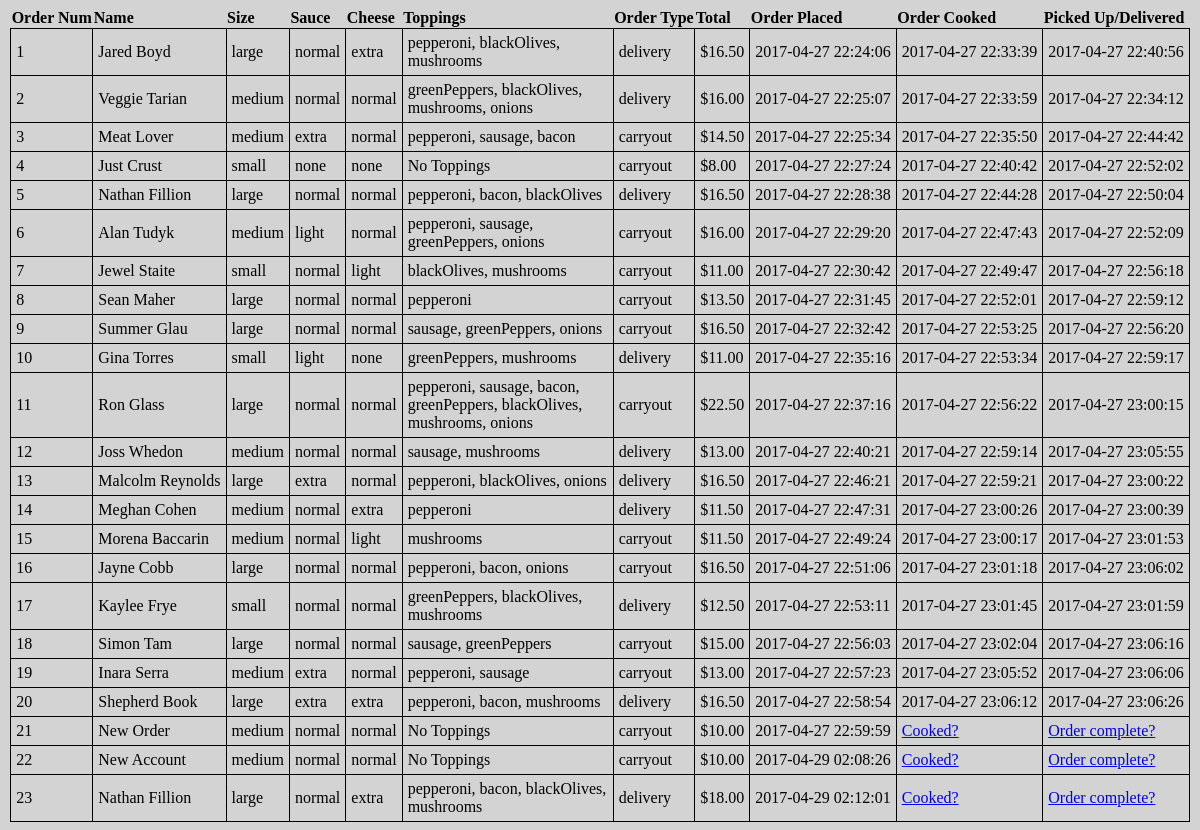
Page /displayOrders.php on the earlier database version.
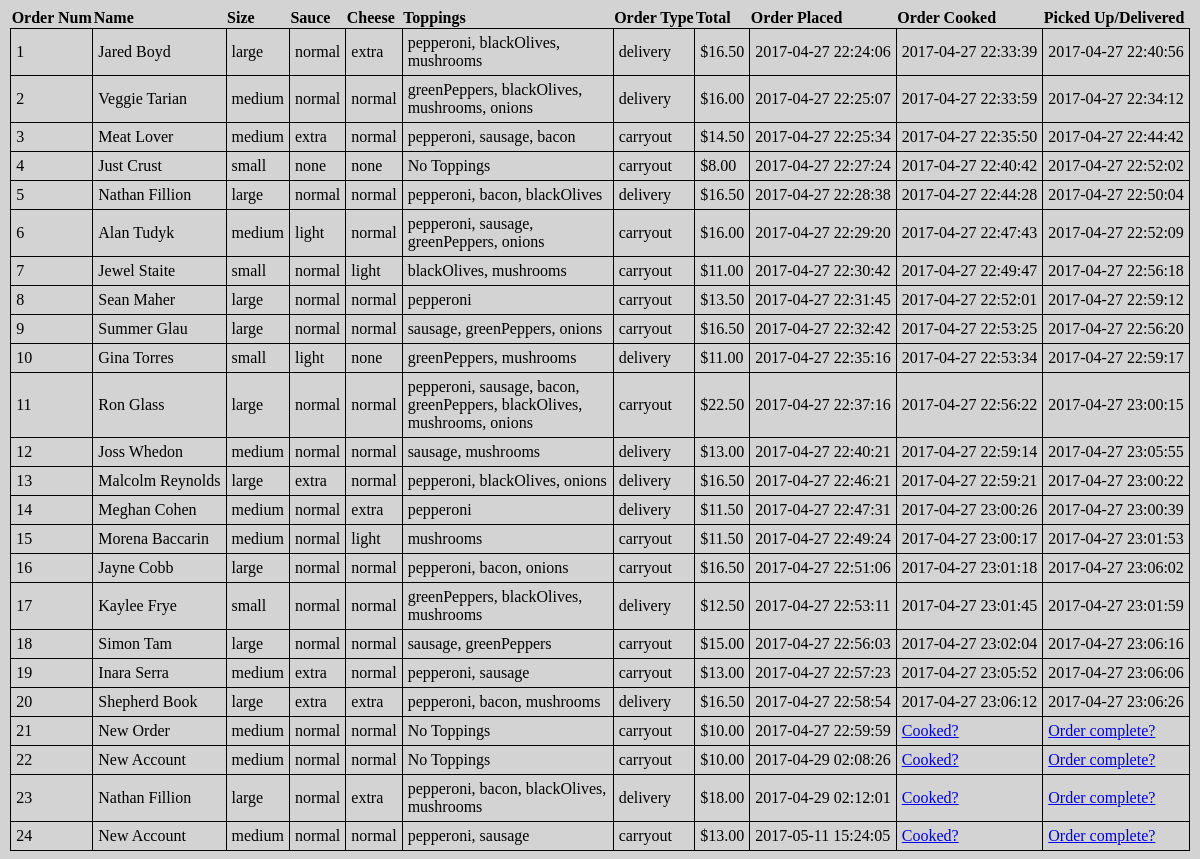
Same page on the later database version.
### tables this page shows
CREATE TABLE `orders` (
  `oid` int(11) NOT NULL,
  `fName` varchar(30) NOT NULL,
  `lName` varchar(40) NOT NULL,
  `size` char(6) NOT NULL,
  `sauce` varchar(10) NOT NULL,
  `cheese` varchar(10) NOT NULL,
  `toppings` varchar(100) NOT NULL,
  `orderType` varchar(10) NOT NULL,
  `total` float DEFAULT NULL,
  `placementDatetime` datetime DEFAULT CURRENT_TIMESTAMP,
  `cookedDatetime` datetime DEFAULT NULL,
  `pickupDeliveryDatetime` datetime DEFAULT NULL
);

### displayOrders.php (the view, shortened to what this page needs)
<!DOCTYPE html>
<html>
	<head>
		<link rel="stylesheet" type="text/css" href="displayOrders.css"/>
	</head>
	<body>
<?php
include 'dbconnection.php';
$q = "SELECT * FROM orders WHERE 1";
$r = mysqli_query($dbc, $q);
?>
<div id="ordersTable">
<table>
	<tr class="header">
		<th align="left">Order Num</th>
		<th align="left">Name</th>
		<th align="left">Size</th>
		<th align="left">Sauce</th>
		<th align="left">Cheese</th>
		<th align="left">Toppings</th>
		<th align="left">Order Type</th>
		<th align="left">Total</th>
		<th align="left">Order Placed</th>
		<th align="left">Order Cooked</th>
		<th align="left">Picked Up/Delivered</th>
	</tr>
<?php
	if ($r) {
		while ($row = mysqli_fetch_array($r)) {
			echo '
				<tr>
					<td>'. $row["oid"] . '</td>
					<td>'. $row["fName"] . ' ' . $row["lName"] .'</td>
					<td>'. $row["size"] .'</td>
					<td>'. $row["sauce"] .'</td>
					<td>'. $row["cheese"] .'</td>
					<td>'. $row["toppings"] .'</td>
					<td>'. $row["orderType"] .'</td>
					<td>$'. number_format((float)$row["total"], 2, '.', '') .'</td>
					<td>'. $row["placementDatetime"] .'</td>';
					if($row["cookedDatetime"] != null) {
						echo '<td>'. $row["cookedDatetime"] . '</td>';
					} else {
						echo '<td><a href="orderCooked.php?oid=' . $row["oid"] . '">Cooked?</a></td>';
					}
					if($row["pickupDeliveryDatetime"] != null) {
						echo '<td>'. $row["pickupDeliveryDatetime"] . '</td>';
					} else {
						echo '<td><a href="orderPickedupDelivered.php?oid=' . $row["oid"] . '">Order complete?</a></td>';
					}
		}
	} else {
		echo mysqli_error($dbc);
	}
?>
</table>
</div>
</body>
</html>

Differences in the rows shown:
added orders: oid "24", fName "New", lName "Account", size "medium", sauce "normal", cheese "normal", toppings "pepperoni, sausage", orderType "carryout", total "13.00", placementDatetime "2017-05-11 15:24:05"
